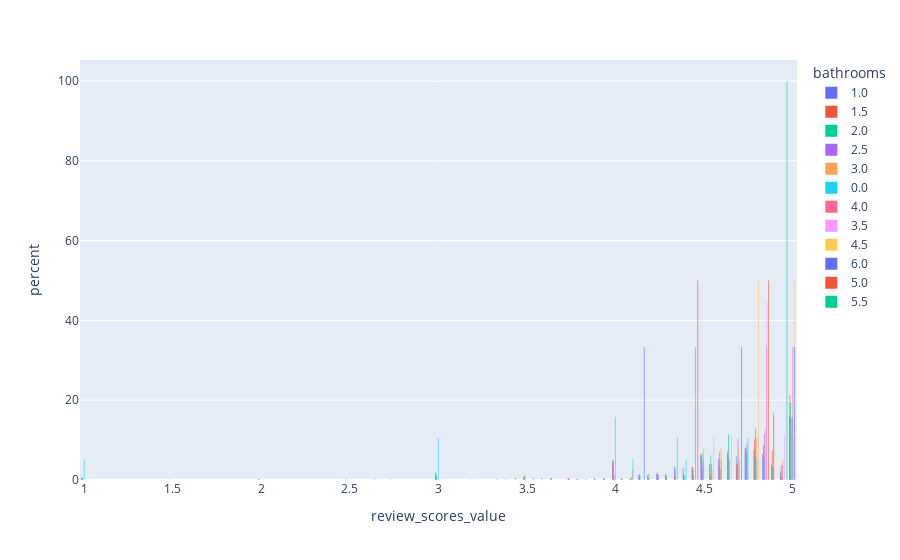

Notebook source saved alongside this figure:
### Code cell
fig = px.histogram(listings, color='bathrooms', x='review_scores_value', barmode='group', histnorm="percent")
fig.show()

### Figure 1 — Plotly figure (JSON) as saved in the notebook; plotly's stock layout.template omitted (floating-point values rounded to 4 significant figures; data arrays with more than 128 entries replaced by an {"elided": "..."} marker saying what was removed)
{"data": [{"alignmentgroup": "True", "bingroup": "x", "histnorm": "percent", "hovertemplate": "bathrooms=1.0<br>review_scores_value=%{x}<br>percent=%{y}<extra></extra>", "legendgroup": "1.0", "marker": {"color": "#636efa", "pattern": {"shape": ""}}, "name": "1.0", "offsetgroup": "1.0", "orientation": "v", "showlegend": true, "type": "histogram", "x": {"elided": "2928 float values"}, "xaxis": "x", "yaxis": "y"}, {"alignmentgroup": "True", "bingroup": "x", "histnorm": "percent", "hovertemplate": "bathrooms=1.5<br>review_scores_value=%{x}<br>percent=%{y}<extra></extra>", "legendgroup": "1.5", "marker": {"color": "#EF553B", "pattern": {"shape": ""}}, "name": "1.5", "offsetgroup": "1.5", "orientation": "v", "showlegend": true, "type": "histogram", "x": {"elided": "246 float values"}, "xaxis": "x", "yaxis": "y"}, {"alignmentgroup": "True", "bingroup": "x", "histnorm": "percent", "hovertemplate": "bathrooms=2.0<br>review_scores_value=%{x}<br>percent=%{y}<extra></extra>", "legendgroup": "2.0", "marker": {"color": "#00cc96", "pattern": {"shape": ""}}, "name": "2.0", "offsetgroup": "2.0", "orientation": "v", "showlegend": true, "type": "histogram", "x": {"elided": "696 float values"}, "xaxis": "x", "yaxis": "y"}, {"alignmentgroup": "True", "bingroup": "x", "histnorm": "percent", "hovertemplate": "bathrooms=2.5<br>review_scores_value=%{x}<br>percent=%{y}<extra></extra>", "legendgroup": "2.5", "marker": {"color": "#ab63fa", "pattern": {"shape": ""}}, "name": "2.5", "offsetgroup": "2.5", "orientation": "v", "showlegend": true, "type": "histogram", "x": [4.53, 4.47, 4.7, 4.56, 4.71, 4.83, 4.87, 4.79, 4.51, 4.79, 4.89, 4.74, null, 4.25, 4.8, 4.86, 5, 4.92, 4.72, 5, 4.92, 4.67, 4.83, 4.79, 4.77, 4.77, 4.63, 4.81, 4.84, 4.79, 5, null, 4.5, 5, null, 4.59, 4.9, null, null, 4.97, 4.93, 4.63, 4.58, 4.88, 4.83, 4.72, 4.57, 4.82, 4.82, 4.73, 4.73, 4.71, 5, 4.89, 4.88, 4.98, 4.89, 4.9, 4.83, 4.7, 4.63, 4.87, 5, 4.9, 5, 4.5, 5, 4.69, 5, null, 4.75, 4.88, 4.93, null, 4.8, 4.85, 4.73, 4.92, 5, 4.88, null, 4.8, 4.72, null, 4, 5, null], "xaxis": "x", "yaxis": "y"}, {"alignmentgroup": "True", "bingroup": "x", "histnorm": "percent", "hovertemplate": "bathrooms=3.0<br>review_scores_value=%{x}<br>percent=%{y}<extra></extra>", "legendgroup": "3.0", "marker": {"color": "#FFA15A", "pattern": {"shape": ""}}, "name": "3.0", "offsetgroup": "3.0", "orientation": "v", "showlegend": true, "type": "histogram", "x": [4.86, 4.73, 4.87, 4.78, 4.11, 4.92, 4.69, 5, 4.87, 4.9, 4.51, 4.82, null, null, null, 4.79, 4.61, 4.9, 5, 4.61, 4.83, 4.73, 4.55, 4.91, 4.91, 4.96, 4.71, 4.61, null, 4.93, 4.64, 4.86, null, 4.88, 4.75, null, 5, 4.78, 5, 4.67, 5, 4.5, 4.5, 4.69, null, null], "xaxis": "x", "yaxis": "y"}, {"alignmentgroup": "True", "bingroup": "x", "histnorm": "percent", "hovertemplate": "bathrooms=0.0<br>review_scores_value=%{x}<br>percent=%{y}<extra></extra>", "legendgroup": "0.0", "marker": {"color": "#19d3f3", "pattern": {"shape": ""}}, "name": "0.0", "offsetgroup": "0.0", "orientation": "v", "showlegend": true, "type": "histogram", "x": {"elided": "166 float values"}, "xaxis": "x", "yaxis": "y"}, {"alignmentgroup": "True", "bingroup": "x", "histnorm": "percent", "hovertemplate": "bathrooms=4.0<br>review_scores_value=%{x}<br>percent=%{y}<extra></extra>", "legendgroup": "4.0", "marker": {"color": "#FF6692", "pattern": {"shape": ""}}, "name": "4.0", "offsetgroup": "4.0", "orientation": "v", "showlegend": true, "type": "histogram", "x": [null, 4.83, 4.45, 5], "xaxis": "x", "yaxis": "y"}, {"alignmentgroup": "True", "bingroup": "x", "histnorm": "percent", "hovertemplate": "bathrooms=3.5<br>review_scores_value=%{x}<br>percent=%{y}<extra></extra>", "legendgroup": "3.5", "marker": {"color": "#FF97FF", "pattern": {"shape": ""}}, "name": "3.5", "offsetgroup": "3.5", "orientation": "v", "showlegend": true, "type": "histogram", "x": [4.86, 4.81, 4.97, 4.57, 4.85, 4.86, null, null, null, 5, 4.86, null, 4.67, null, null, null], "xaxis": "x", "yaxis": "y"}, {"alignmentgroup": "True", "bingroup": "x", "histnorm": "percent", "hovertemplate": "bathrooms=4.5<br>review_scores_value=%{x}<br>percent=%{y}<extra></extra>", "legendgroup": "4.5", "marker": {"color": "#FECB52", "pattern": {"shape": ""}}, "name": "4.5", "offsetgroup": "4.5", "orientation": "v", "showlegend": true, "type": "histogram", "x": [4.78, 5, null, null], "xaxis": "x", "yaxis": "y"}, {"alignmentgroup": "True", "bingroup": "x", "histnorm": "percent", "hovertemplate": "bathrooms=6.0<br>review_scores_value=%{x}<br>percent=%{y}<extra></extra>", "legendgroup": "6.0", "marker": {"color": "#636efa", "pattern": {"shape": ""}}, "name": "6.0", "offsetgroup": "6.0", "orientation": "v", "showlegend": true, "type": "histogram", "x": [4.13, 4.72, 5], "xaxis": "x", "yaxis": "y"}, {"alignmentgroup": "True", "bingroup": "x", "histnorm": "percent", "hovertemplate": "bathrooms=5.0<br>review_scores_value=%{x}<br>percent=%{y}<extra></extra>", "legendgroup": "5.0", "marker": {"color": "#EF553B", "pattern": {"shape": ""}}, "name": "5.0", "offsetgroup": "5.0", "orientation": "v", "showlegend": true, "type": "histogram", "x": [4.44, null, 4.87, null], "xaxis": "x", "yaxis": "y"}, {"alignmentgroup": "True", "bingroup": "x", "histnorm": "percent", "hovertemplate": "bathrooms=5.5<br>review_scores_value=%{x}<br>percent=%{y}<extra></extra>", "legendgroup": "5.5", "marker": {"color": "#00cc96", "pattern": {"shape": ""}}, "name": "5.5", "offsetgroup": "5.5", "orientation": "v", "showlegend": true, "type": "histogram", "x": [4.93], "xaxis": "x", "yaxis": "y"}], "layout": {"barmode": "group", "legend": {"title": {"text": "bathrooms"}, "tracegroupgap": 0}, "margin": {"t": 60}, "xaxis": {"anchor": "y", "domain": [0, 1], "title": {"text": "review_scores_value"}}, "yaxis": {"anchor": "x", "domain": [0, 1], "title": {"text": "percent"}}}}
